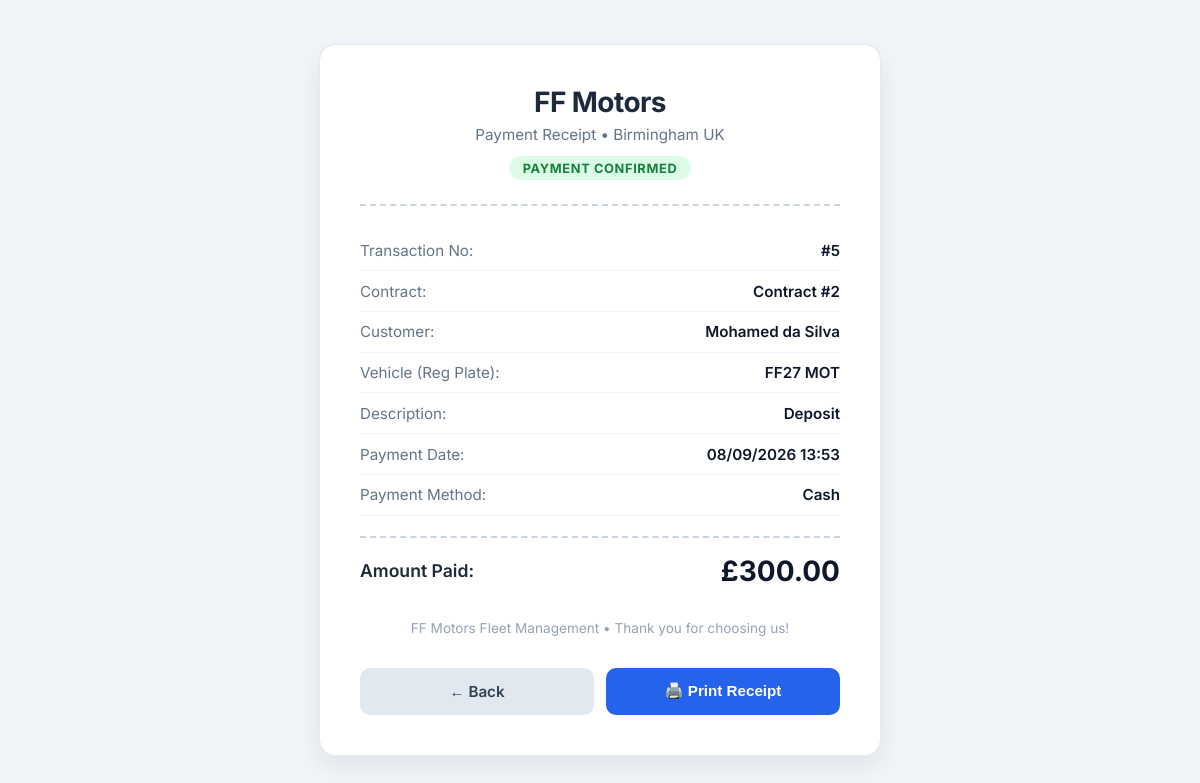
The page /recibo/5 (signed in) on the database as committed earlier.
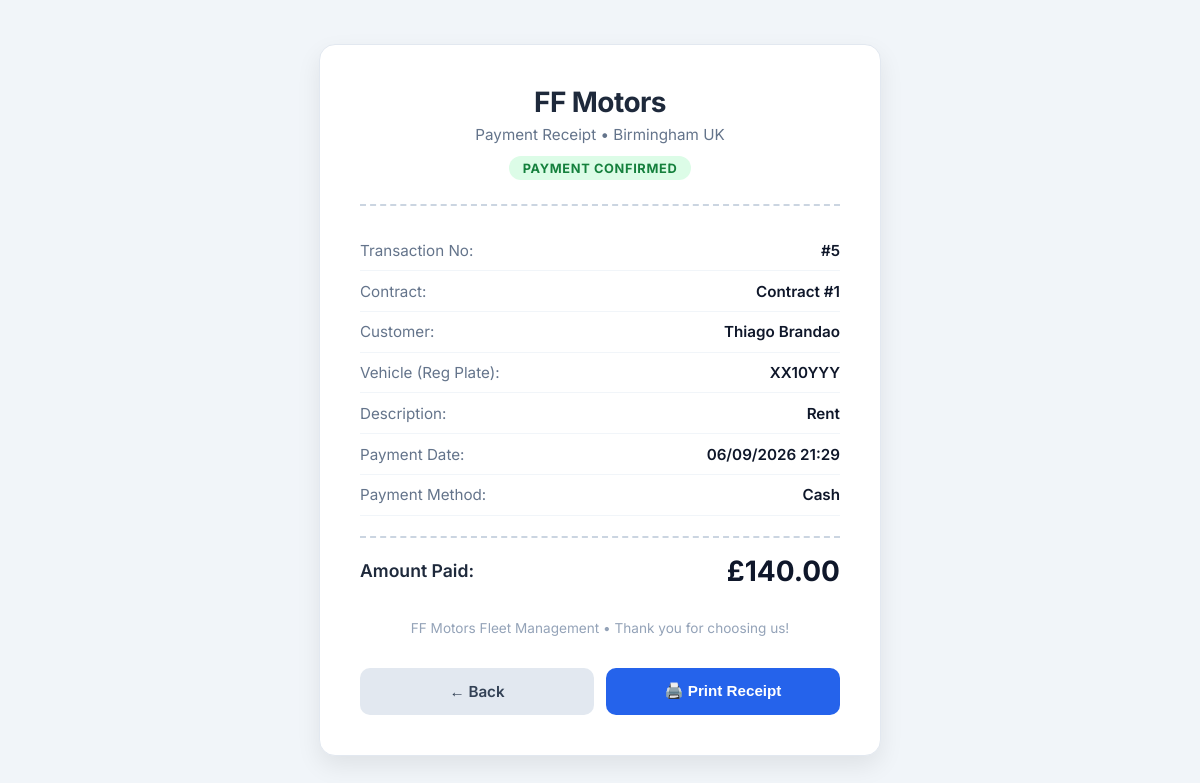
The same page on the database as committed later.
### database.py (models this page shows)
class FinancialTransaction(db.Model):
    __tablename__ = 'financeiro_transacoes'
    id = db.Column(db.Integer, primary_key=True)
    id_contrato = db.Column(db.Integer, db.ForeignKey('contratos.id'), nullable=False)
    tipo = db.Column(db.String(20), nullable=False) # Aluguel, Deposito, Multa, Dano, Devolucao_Deposito
    data_vencimento = db.Column(db.DateTime, nullable=False)
    data_pagamento = db.Column(db.DateTime, nullable=True)
    valor = db.Column(db.Numeric(10, 2), nullable=False)
    status = db.Column(db.String(20), default=TransactionStatus.PENDENTE.value, nullable=False)
    forma_pagamento = db.Column(db.String(50), nullable=True)
    registrado_por_nome = db.Column(db.String(100), nullable=True)

class Client(db.Model):
    __tablename__ = 'clientes'
    id = db.Column(db.Integer, primary_key=True)
    nome = db.Column(db.String(100), nullable=False)
    telefone = db.Column(db.String(20), nullable=False)
    email = db.Column(db.String(120), unique=True, nullable=False)
    endereco = db.Column(db.String(255), nullable=True)
    url_habilitacao = db.Column(db.String(255), nullable=True)
    url_comprovante_endereco = db.Column(db.String(255), nullable=True)
    contratos = db.relationship('Contract', backref='cliente', lazy=True)

class Contract(db.Model):
    __tablename__ = 'contratos'
    id = db.Column(db.Integer, primary_key=True)
    id_cliente = db.Column(db.Integer, db.ForeignKey('clientes.id'), nullable=False)
    placa = db.Column(db.String(10), db.ForeignKey('motos.placa'), nullable=False)
    data_retirada = db.Column(db.DateTime, default=datetime.utcnow, nullable=False)
    dia_pagamento_semanal = db.Column(db.Integer, nullable=False) # 0-6 (Segunda-Domingo)
    valor_aluguel_semanal = db.Column(db.Float, nullable=False, default=250.00)
    data_devolucao = db.Column(db.DateTime, nullable=True)
    status = db.Column(db.String(20), default=ContractStatus.ATIVO.value, nullable=False)
    url_seguro = db.Column(db.String(255), nullable=True)
    url_comprovante_deposito = db.Column(db.String(255), nullable=True)
    criado_por_nome = db.Column(db.String(100), nullable=True)
    data_ultima_checagem_seguro = db.Column(db.Date, nullable=True)
    status_seguro = db.Column(db.String(20), default='Valid', nullable=False) # Valid, Cancelled
    seguro_verificado_por = db.Column(db.String(100), nullable=True)
    vistorias = db.relationship('Inspection', backref='contrato', lazy=True)
    transacoes = db.relationship('FinancialTransaction', backref='contrato', lazy=True)

### app.py (the view)
@app.route('/recibo/<int:id>')
def pagina_recibo(id):
    t = FinancialTransaction.query.get_or_404(id)
    contrato = Contract.query.get(t.id_contrato) if t.id_contrato else None
    cliente = Client.query.get(contrato.id_cliente) if (contrato and contrato.id_cliente) else None
    return render_template('recibo.html', transacao=t, contrato=contrato, cliente=cliente)

### app.py (called while the page is built, shortened)
@login_manager.user_loader
def load_user(user_id):
    try:
        return User.query.get(int(user_id))
    except Exception:
        return None

@app.context_processor
def inject_csrf_token():
    return dict(csrf_token=generate_csrf_token)

@app.after_request
def apply_security_headers(response):
    response.headers['X-Content-Type-Options'] = 'nosniff'
    response.headers['X-Frame-Options'] = 'SAMEORIGIN'
    response.headers['X-XSS-Protection'] = '1; mode=block'
    response.headers['Referrer-Policy'] = 'strict-origin-when-cross-origin'
    return response

@app.before_request
def check_authentication():
    allowed_routes = ['login', 'static', 'custom_static_uploads', 'favicon']
    if request.endpoint in allowed_routes:
        return
    if request.path.startswith('/static/'):
        return
    if not current_user.is_authenticated:
        if request.path.startswith('/api/'):
            return jsonify({"error": "Unauthorized", "message": "Authentication required"}), 401
        return redirect(url_for('login', next=request.path))

@app.after_request
def add_inline_document_headers(response):
    return response

### database.py (called while the page is built)
    @property
    def is_active(self):
        return self.ativo

### templates/recibo.html (shortened to what this page needs)
<!DOCTYPE html>
<html lang="en">
<head>
</head>
<body>
    <div class="receipt-card">
        <div class="receipt-header">
            <h1>FF Motors</h1>
            <p>Payment Receipt &bull; Birmingham UK</p>
            <span class="receipt-badge">Payment Confirmed</span>
        </div>
        <div class="receipt-body">
            <div class="receipt-row">
                <span>Transaction No:</span>
                <span>#{{ transacao.id }}</span>
            </div>
            <div class="receipt-row">
                <span>Contract:</span>
                <span>Contract #{{ transacao.id_contrato }}</span>
            </div>
            <div class="receipt-row">
                <span>Customer:</span>
                <span>{{ cliente.nome if cliente else '-' }}</span>
            </div>
            <div class="receipt-row">
                <span>Vehicle (Reg Plate):</span>
                <span>{{ contrato.placa if contrato else '-' }}</span>
            </div>
            <div class="receipt-row">
                <span>Description:</span>
                <span>{{ transacao.tipo }}</span>
            </div>
            <div class="receipt-row">
                <span>Payment Date:</span>
                <span>{{ transacao.data_pagamento.strftime('%d/%m/%Y %H:%M') if transacao.data_pagamento else '-' }}</span>
            </div>
            <div class="receipt-row">
                <span>Payment Method:</span>
                <span>{{ transacao.forma_pagamento or 'Not specified' }}</span>
            </div>
            <div class="receipt-total">
                <span>Amount Paid:</span>
                <span>£{{ "%.2f"|format(transacao.valor) }}</span>
            </div>
        </div>
        <div class="receipt-footer">
            <p>FF Motors Fleet Management &bull; Thank you for choosing us!</p>
        </div>
        <div class="receipt-actions">
            <a href="/financeiro" class="btn btn-back" data-back="true">&larr; Back</a>
            <button onclick="window.print()" class="btn btn-print">🖨️ Print Receipt</button>
        </div>
    </div>
</body>
</html>

### templates/recibo.html (style rules this page uses)
body { font-family: 'Inter', sans-serif; background: #f1f5f9; color: #0f172a; display: flex; justify-content: center; align-items: center; min-height: 100vh; margin: 0; padding: 1.5rem; box-sizing: border-box; }
.receipt-card { background: #ffffff; width: 100%; max-width: 480px; padding: 2.5rem; border-radius: 16px; box-shadow: 0 10px 25px rgba(0,0,0,0.08); border: 1px solid #e2e8f0; }
.receipt-header { text-align: center; border-bottom: 2px dashed #cbd5e1; padding-bottom: 1.5rem; margin-bottom: 1.5rem; }
.receipt-header h1 { margin: 0; font-size: 1.75rem; font-weight: 700; color: #1e293b; letter-spacing: -0.02em; }
.receipt-header p { margin: 0.35rem 0 0; color: #64748b; font-size: 0.95rem; }
.receipt-badge { display: inline-block; margin-top: 0.75rem; background: #dcfce7; color: #15803d; font-weight: 700; font-size: 0.8rem; padding: 0.3rem 0.85rem; border-radius: 999px; text-transform: uppercase; letter-spacing: 0.05em; }
.receipt-row { display: flex; justify-content: space-between; padding: 0.65rem 0; font-size: 0.95rem; border-bottom: 1px solid #f1f5f9; }
.receipt-row span:first-child { color: #64748b; }
.receipt-row span:last-child { font-weight: 600; color: #0f172a; text-align: right; }
.receipt-total { margin-top: 1.25rem; padding-top: 1rem; border-top: 2px dashed #cbd5e1; display: flex; justify-content: space-between; align-items: center; }
.receipt-total span:first-child { font-size: 1.1rem; font-weight: 600; color: #1e293b; }
.receipt-total span:last-child { font-size: 1.75rem; font-weight: 700; color: #0f172a; }
.receipt-footer { text-align: center; margin-top: 2rem; color: #94a3b8; font-size: 0.85rem; }
.receipt-actions { margin-top: 2rem; display: flex; gap: 0.75rem; }
.btn { flex: 1; padding: 0.875rem 1rem; border-radius: 10px; font-weight: 600; font-size: 0.95rem; cursor: pointer; border: none; text-align: center; text-decoration: none; display: inline-flex; justify-content: center; align-items: center; }
.btn-print { background: #2563eb; color: #ffffff; }
.btn-back { background: #e2e8f0; color: #334155; }

Rows that differ between the two databases and show on the page:
no longer on this page (row unchanged): Client: nome "Mohamed da Silva"
no longer on this page (row edited): Contract: placa "FF27 MOT"
changed FinancialTransaction "Cash": id_contrato "2" → "1"; tipo "Deposit" → "Rent"; data_pagamento "08/09/2026 13:53" → "06/09/2026 21:29"; valor "300.00" → "140.00"
now on this page (row unchanged): Client: nome "Thiago Brandao"
now on this page (row edited): Contract: placa "XX10YYY"
